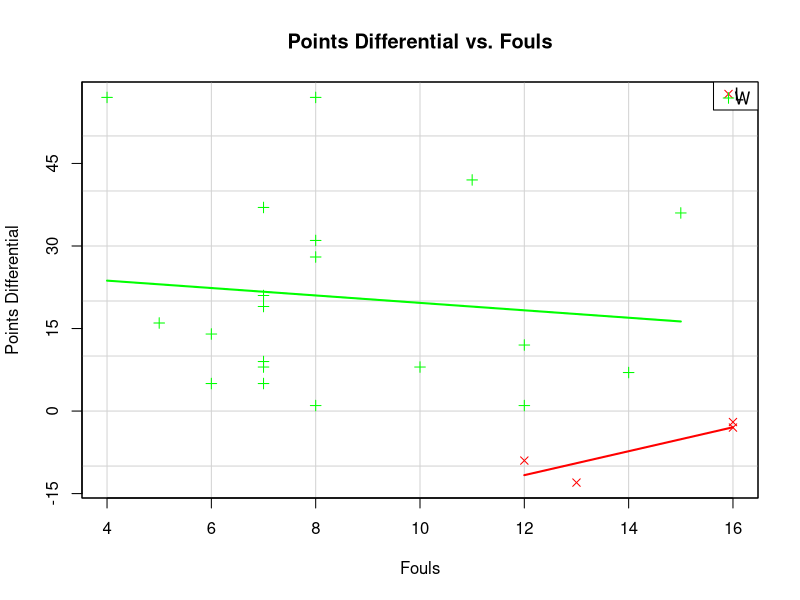
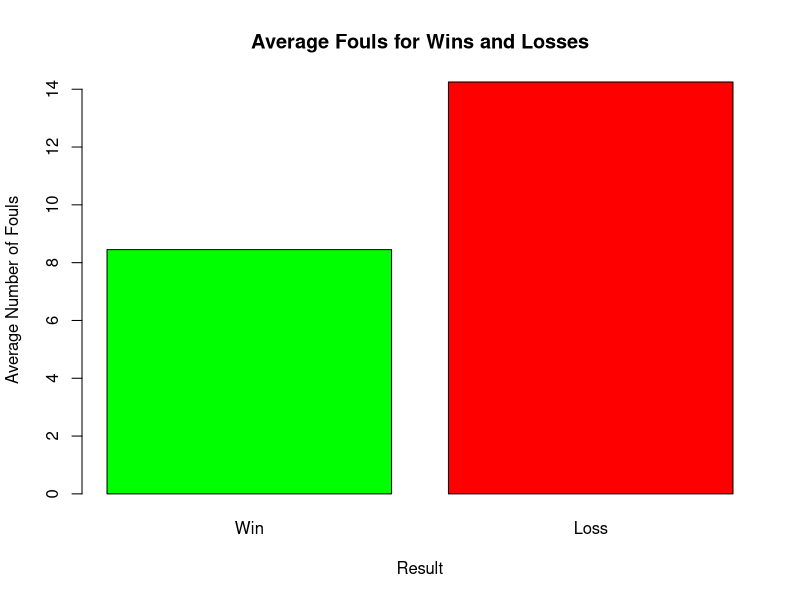
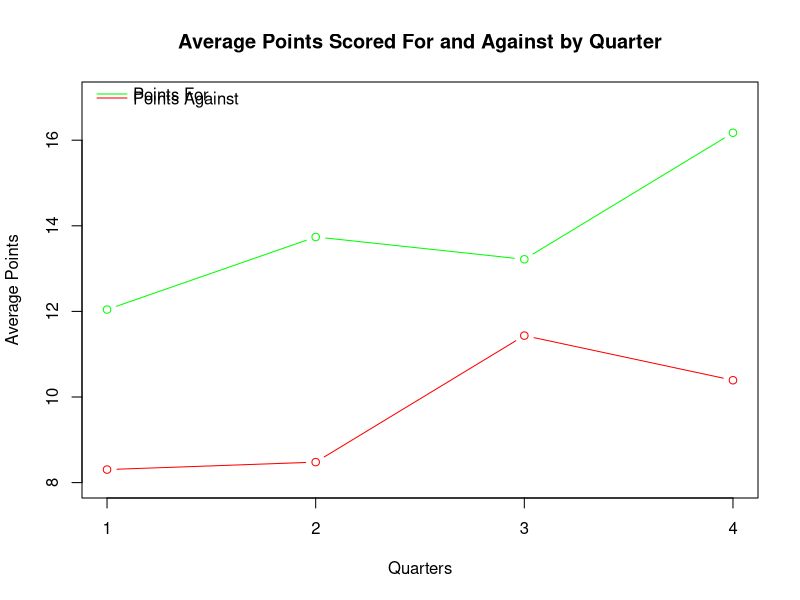
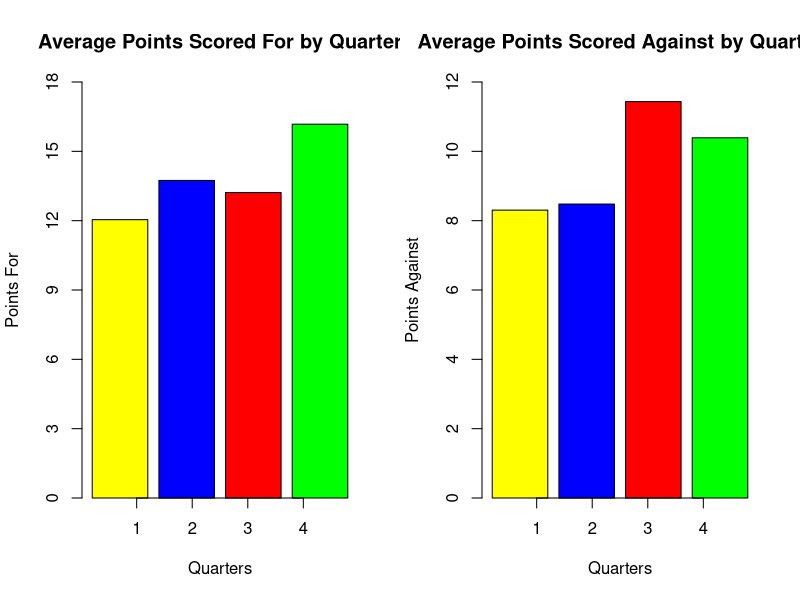
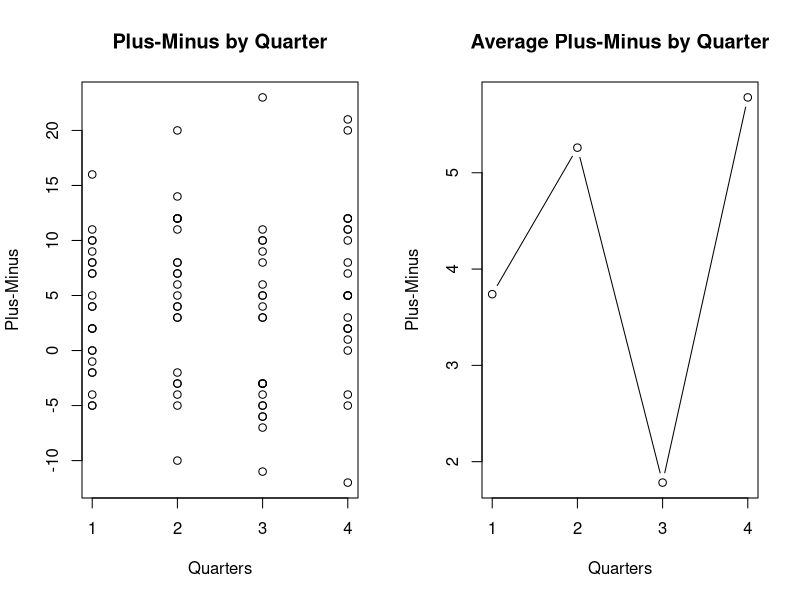

The R script that drew these images, in order: (Note: this script raises an error after producing the figures.)
# set working directory
setwd("C:/Users/linni/OneDrive/Desktop/Personal/Practice_Programming/Slay-Ups-Stats")

# read data
data = read.csv("Data/BBALL_STATS.csv")
attach(data)

# summaries
summary(data)

library("car")

# scatter of points diff by number of fouls given the result
scatterplot(points_diff ~ fouls | result, data = data, xaxt = 'n', yaxt = 'n',
            legend = FALSE, col = c("red", 'green'), xlab = "Fouls",
            ylab = "Points Differential", main = "Points Differential vs. Fouls",
            pch = c(4,3), smooth = FALSE)
legend("topright", c("L", "W"), pch = c(4,3), col = c("red", 'green'), cex = 1,
       bty = 'o', x.intersp = 0.4, y.intersp = 0.2)
axis(1, at = c(4,6,8,10,12,14,16))
axis(2, at = c(-15,0,15,30,45,60))

win = subset(data, result == "W")
win_fouls_mean = mean(win$fouls, na.rm = TRUE)

loss = subset(data, result == "L")
loss_fouls_mean = mean(loss$fouls, na.rm = TRUE)

barplot(c(win_fouls_mean, loss_fouls_mean), names.arg = c("Win", "Loss"),
        main = "Average Fouls for Wins and Losses", xlab = "Result",
        ylab = "Average Number of Fouls", col = c("green", "red"))

################################################################################
#                    By quarter analysis - All Season                          #
################################################################################

# create empty vectors
qtr_off_means = rep(0,4)
qtr_def_means = rep(0,4)

# create average points by quarter 
for (i in 1:4){
  qtr_for = c(qtr1_for, qtr2_for, qtr3_for, qtr4_for)
  qtr_against = c(qtr1_against, qtr2_against, qtr3_against, qtr4_against)
    
  qtr_off_means[i] = mean(qtr_for[(27*i-26):(27*i)], na.rm = TRUE)
  qtr_def_means[i] = mean(qtr_against[(27*i-26):(27*i)], na.rm = TRUE)
}

# plot mean points per quarter
plot(qtr_off_means, type = "b", xlab = "Quarters", xaxt = "n",
     ylab = "Average Points", col = "green", ylim = c(8,17),
     main = "Average Points Scored For and Against by Quarter")
points(qtr_def_means, type = "b", col = "red")
axis(1, at = c(1,2,3,4))
legend("topleft", c("Points For", "Points Against"), col = c("green", "red"),
       lty = 1, bty = 'n', x.intersp = 0.4, y.intersp = 0.2)

par(mfrow = c(1,2))
barplot(qtr_off_means, xlab = "Quarters", ylab = "Points For", names.arg =
        c("1st", "2nd", "3rd", "4th"), col = c("yellow", "blue", "red",
        "green"), ylim = c(0,18), yaxt = 'n', xaxt = 'n',
        main = "Average Points Scored For by Quarter")
axis(1, at = c(1,2,3,4))
axis(2, at = c(0,3,6,9,12,15,18))
barplot(qtr_def_means, xlab = "Quarters", ylab = "Points Against", names.arg =
        c("1st", "2nd", "3rd", "4th"), col = c("yellow", "blue", "red",
        "green"), ylim = c(0,12), xaxt = 'n', yaxt = 'n',
        main = "Average Points Scored Against by Quarter")
axis(1, at = c(1,2,3,4))
axis(2, at = c(0,2,4,6,8,10,12))

# create matrix of plus-minus by quarter for each game

qtr_pm = matrix(0, nrow = 4, ncol = 27)

for (j in 1:4){
  for (k in 1:27){
    qtr_for = c(qtr1_for, qtr2_for, qtr3_for, qtr4_for)
    
    qtr_against = c(qtr1_against, qtr2_against, qtr3_against, qtr4_against)
    
    qtr_pm[j,k] = qtr_for[27*j - 27 + k] - qtr_against[27*j - 27 + k]
  }
}

# plot plus minus by quarter
par(mfrow = c(1,2))
matplot(c(1,2,3,4), qtr_pm, type = 'p', xlab = "Quarters", pch = 1, col = "black",
        xaxt = 'n', ylab = "Plus-Minus", main = "Plus-Minus by Quarter")
axis(1, at = c(1,2,3,4))

# create average plus-minus by quarter
mean_qtr_pm = rep(0, 4)

for (l in 1:4){
  qtr_for = c(qtr1_for, qtr2_for, qtr3_for, qtr4_for)
  qtr_against = c(qtr1_against, qtr2_against, qtr3_against, qtr4_against)

  
  mean_qtr_pm[l] = mean(qtr_pm[l,], na.rm = TRUE)
}

# plot average plus-minus per quarter
plot(mean_qtr_pm, type = "b", xlab = "Quarters", xaxt = "n", ylab = "Plus-Minus",
     main = "Average Plus-Minus by Quarter")
axis(1, at = c(1,2,3,4))


################################################################################
#                             Predictive Modelling                            #
################################################################################

data$result_binary = as.integer(data$result == "W")

twoway_model = lm(result_binary ~ qtr1_for + qtr2_for + qtr3_for + qtr4_for +
     qtr1_against + qtr2_against + qtr3_against + qtr4_against + fouls, data = data)
summary(twoway_model)

off_model = lm(result_binary ~ qtr1_for + qtr2_for + qtr3_for + qtr4_for + fouls, data = data)
summary(off_model)

def_model = lm(result_binary ~ qtr1_against + qtr2_against + qtr3_against + qtr4_against + fouls, data = data)
summary(def_model)

firsthalf_model = lm(result_binary ~ qtr1_for + qtr2_for + qtr1_against + qtr2_against, data = data)
summary(firsthalf_model)

secondhalf_model = lm(result_binary ~ qtr3_for + qtr4_for + qtr3_against + qtr4_against, data = data)
summary(secondhalf_model)

firstqtr_model = lm(result_binary ~ qtr1_for + qtr1_against, data = data)
summary(firstqtr_model)

secondqtr_model = lm(result_binary ~ qtr2_for + qtr2_against, data = data)
summary(secondqtr_model)

thirdqtr_model = lm(result_binary ~ qtr3_for + qtr3_against, data = data)
summary(thirdqtr_model)

fourthqtr_model = lm(result_binary ~ qtr4_for + qtr4_against, data = data)
summary(forthqtr_model)

best_model = lm(result_binary ~ qtr2_against + qtr3_against + fouls, data = data)
summary(best_model)

################################################################################
